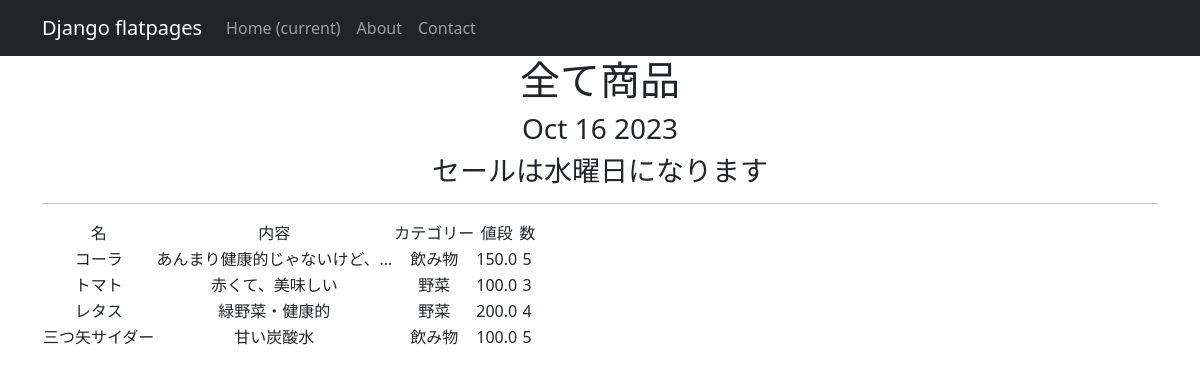
Screenshot of /products/ with the database file from the repository.
### simpleapp/models.py (models this page shows, shortened)
class Product(models.Model):
    name = models.CharField(
        max_length=50,
        unique=True, # названия товаров не должны повторяться
    )
    description = models.TextField()
    quantity = models.IntegerField(
        validators=[MinValueValidator(0)],
    )
    category = models.ForeignKey(
        to='Category',
        on_delete=models.CASCADE,
        related_name='products', # все продукты в категории будут доступны через поле products
    )
    price = models.FloatField(
        validators=[MinValueValidator(0.0)],
    )

class Category(models.Model):
    name = models.CharField(max_length=100, unique=True)

### simpleapp/views.py (the view)
# urls.py: path('', ProductsList.as_view()),
class ProductsList(ListView):
    model = Product
    ordering = 'name'
    template_name = 'products.html'
    context_object_name = 'products'
    def get_context_data(self, **kwargs):
        context = super().get_context_data(**kwargs)
        context['time_now'] = datetime.utcnow()
        context['next_sale'] = 'セールは水曜日になります'
        return context

### templates/products.html (shortened to what this page needs)
{% extends 'flatpages/default.html' %}
{% load custom_filters %}!
{% load custom_tags %}
{% block content %}
   <h1>全て商品</h1>
    <h3>{{ time_now|date:'M d Y' }}</h3>
    <h3> {{ next_sale|default_if_none:"セールをもう少々お待ちください" }} </h3>
   <hr>
   {% if products %}
       <table>
           <tr>
               <td>名</td>
               <td>内容</td>
               <td>カテゴリー</td>
               <td>値段</td>
               <td>数</td>
           </tr>
           {% for product in products %}
           <tr>
               <td>{{ product.name }}</td>
               <td>{{ product.description|truncatechars:15 }}</td>
               <td>{{ product.category.name }}</td>
               <td>{{ product.price }}</td>
               <td>{{ product.quantity }}</td>
           </tr>
           {% endfor %}
       </table>
   {% else %}
       <h2>商品無し</h2>
   {% endif %}
{% endblock content %}

### templates/flatpages/default.html (shortened to what this page needs)
<!DOCTYPE html>
<html lang="en">
    <head>
        {% load static %}
        <link href="{% static 'css/styles.css' %}" rel="stylesheet" />
    </head>
    <body>
<nav class="navbar navbar-expand-lg navbar-dark bg-dark static-top">
   <div class="container">
       <a class="navbar-brand" href="#">Django flatpages</a>
       <div class="collapse navbar-collapse" id="navbarResponsive">
           <ul class="navbar-nav ml-auto">
               <li class="nav-item active">
                   <a class="nav-link" href="#">Home
                       <span class="sr-only">(current)</span>
                   </a>
               </li>
               <li class="nav-item">
                   <a class="nav-link" href="/about/">About</a>
               </li>
               <li class="nav-item">
                   <a class="nav-link" href="/contacts/">Contact</a>
               </li>
           </ul>
       </div>
   </div>
</nav>
        <div class="container">
             <div class="row">
                <div class="col-lg-12 text-center">
                    {% block content %}
                 {% endblock content %}
                </div>
            </div>
        </div>
    </body>
</html>

### rows the page displays
Product: name "コーラ", description "あんまり健康的じゃないけど、…", category.name "飲み物", price "150.0", quantity "5"
Product: name "トマト", description "赤くて、美味しい", category.name "野菜", price "100.0", quantity "3"
Product: name "レタス", description "緑野菜・健康的", category.name "野菜", price "200.0", quantity "4"
Product: name "三つ矢サイダー", description "甘い炭酸水", category.name "飲み物", price "100.0", quantity "5"

### other values shown
{{ time_now|date:'M d Y' }} "Oct 16 2023"
{{ next_sale|default_if_none:"セールをもう少々お待ちください" }} "セールは水曜日になります"
